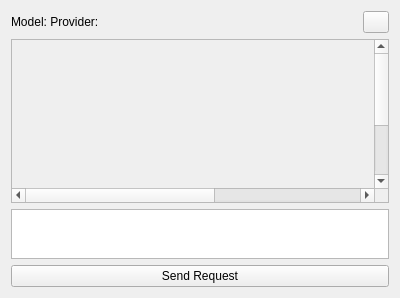
<?xml version="1.0" encoding="UTF-8"?>
<ui version="4.0">
    <class>ChatWidgetUI</class>
    <widget class="QWidget" name="ChatWidgetUI">
        <property name="geometry">
            <rect>
                <x>0</x>
                <y>0</y>
                <width>400</width>
                <height>298</height>
            </rect>
        </property>
        <property name="windowTitle">
            <string>Form</string>
        </property>
        <layout class="QVBoxLayout" name="verticalLayout">
            <item>
                <layout class="QHBoxLayout" name="horizontalLayout">
                    <item>
                        <widget class="QLabel" name="configDescription">
                            <property name="text">
                                <string>Model: Provider:</string>
                            </property>
                        </widget>
                    </item>
                    <item>
                        <widget class="QPushButton" name="closeButton">
                            <property name="sizePolicy">
                                <sizepolicy hsizetype="Fixed" vsizetype="Fixed">
                                    <horstretch>0</horstretch>
                                    <verstretch>0</verstretch>
                                </sizepolicy>
                            </property>
                            <property name="maximumSize">
                                <size>
                                    <width>26</width>
                                    <height>24</height>
                                </size>
                            </property>
                            <property name="toolTip">
                                <string>Close chat</string>
                            </property>
                            <property name="text">
                                <string/>
                            </property>
                            <property name="flat">
                                <bool>false</bool>
                            </property>
                        </widget>
                    </item>
                </layout>
            </item>
            <item>
                <widget class="QScrollArea" name="scrollArea">
                    <property name="alignment">
                        <set>Qt::AlignBottom|Qt::AlignLeading|Qt::AlignLeft</set>
                    </property>
                    <widget class="QWidget" name="scrollAreaWidgetContents_2">
                        <property name="geometry">
                            <rect>
                                <x>0</x>
                                <y>0</y>
                                <width>640</width>
                                <height>248</height>
                            </rect>
                        </property>
                        <property name="sizePolicy">
                            <sizepolicy hsizetype="Expanding" vsizetype="Expanding">
                                <horstretch>0</horstretch>
                                <verstretch>0</verstretch>
                            </sizepolicy>
                        </property>
                    </widget>
                </widget>
            </item>
            <item>
                <widget class="QTextEdit" name="textEdit">
                    <property name="sizePolicy">
                        <sizepolicy hsizetype="Expanding" vsizetype="Fixed">
                            <horstretch>0</horstretch>
                            <verstretch>0</verstretch>
                        </sizepolicy>
                    </property>
                    <property name="maximumSize">
                        <size>
                            <width>16777215</width>
                            <height>50</height>
                        </size>
                    </property>
                </widget>
            </item>
            <item>
                <widget class="QPushButton" name="SendBtn">
                    <property name="text">
                        <string>Send Request</string>
                    </property>
                </widget>
            </item>
        </layout>
    </widget>
    <resources/>
    <connections/>
</ui>
